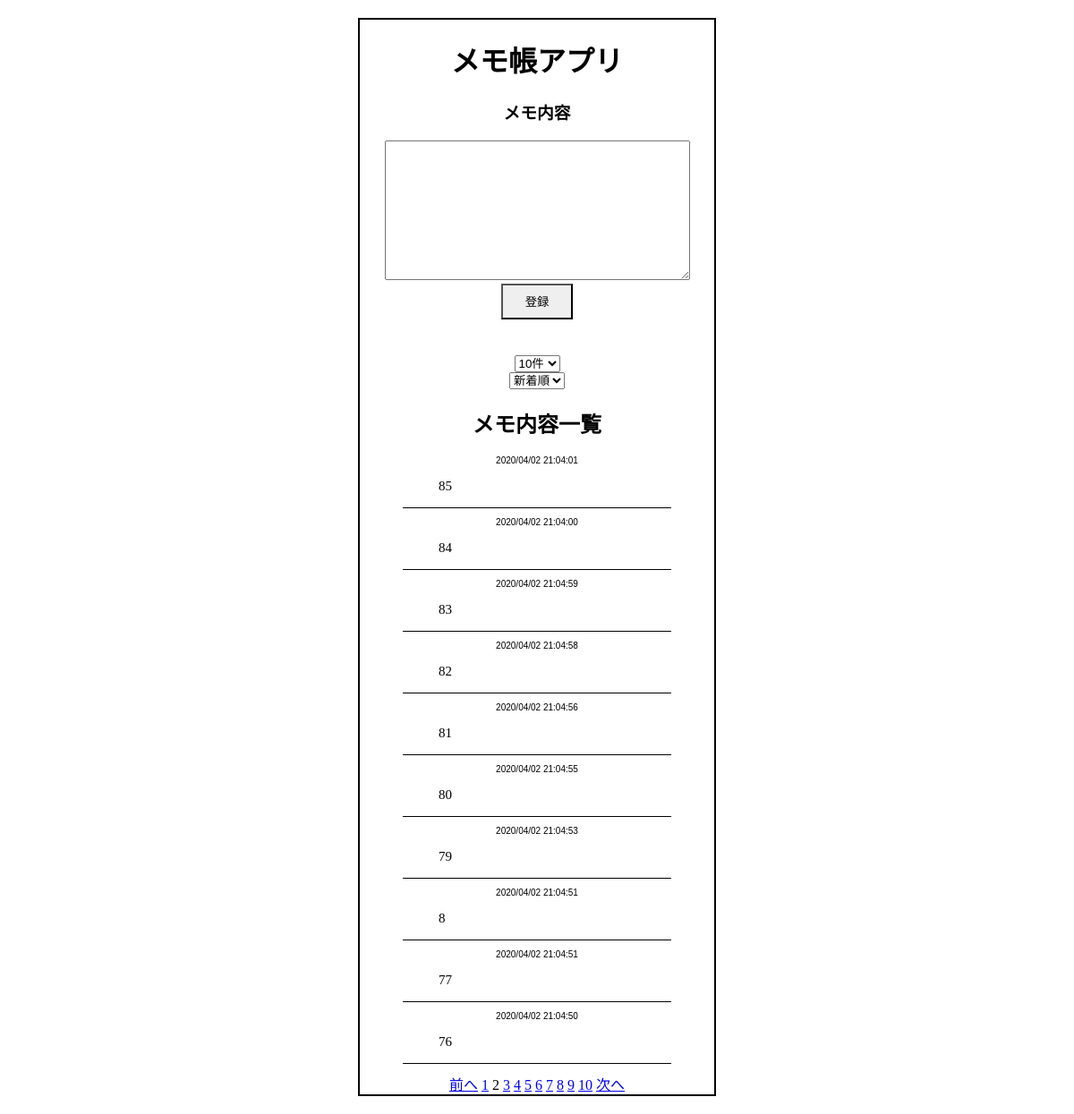
/2, run on the app's committed database.
### memo_app/models.py (models this page shows, shortened)
class Memo(models.Model):
    content = models.CharField(max_length=2000)
    update_datetime = models.DateTimeField(auto_now_add=True)

### memo_app/views.py (the view)
# urls.py: path('', views.index, name='index'),
def index(request, now_page=1):
    if 'record_number' in request.session:
        record_number = request.session['record_number']
    else:
        record_number = 10
    record_number_form = RecordNumberForm()
    record_number_form.initial = {'record_number': str(record_number)}
    if 'order_option' in request.session:
        order_option = request.session['order_option']
    else:
        order_option = 'new'
    order_option_form = SortForm()
    order_option_form.initial ={'order_option': str(order_option)}
    if order_option == 'new':
        memos = Memo.objects.all().order_by('update_datetime').reverse()
    else:
        memos = Memo.objects.all().order_by('update_datetime')
    page = Paginator(memos, record_number)
    params = {
        'page': page.get_page(now_page),
        'form': PostForm(),
        'record_number_form': record_number_form,
        'order_option_form': order_option_form,
}
    return render(request, 'index.html', params)

### memo_app/forms.py
class PostForm(forms.ModelForm):
    class Meta:
        model = Memo
        fields = ['content']
        widgets = {
            'content': forms.Textarea
        }

class RecordNumberForm(forms.Form):
    record_number = forms.ChoiceField(
        widget=forms.Select(attrs={'onchange': 'submit(this.form)'}),
        choices=CHOICE_FIELD_RECODE_NUMBERS
    )

### memo_app/templates/index.html (shortened to what this page needs)
 {% extends "layout.html" %}
 {% block content %}
    <h1>メモ帳アプリ</h1>
    <div class="memo-form">
      <h3>メモ内容</h3>
      <form action="{% url 'post' %}" method="post">
        <div class="text-memo">
          {{ form.content }}
        </div>
        <div class="post-form">
            <input id='submit-button' type="submit" value="登録" class="post-botton">
        </div>
      </form>
    </div>
    <form action="{% url 'set_record_number' %}" method="post">
        <div class="slct01">
            {{ record_number_form.record_number }}
        </div>
    </form>
    <form action="{% url 'set_order_option' %}" method="post">
        <div class="slct02">
            {{ order_option_form.order_option }}
        </div>
    </form>
  <div class="top_box">
    <h2>メモ内容一覧</h2>
    {% for memo in page %}
    <div class="memo_contents">
      <p class="time">{{ memo.update_datetime|date:"Y/m/d H:m:s" }}</p>
      <p class="contents">{{ memo.content }}</p>
    </div>
    {% endfor %}
  </div>
  <div class="pagination">
    {% if page.has_previous %}
    <a href="{% url 'index' %}{{ page.previous_page_number }}">前へ</a>
    {% endif %}
    {% for num in page.paginator.page_range %}
        {% if page.number == num %}
            <span class="current">{{ page.number }}</span>
        {% else %}
            <a href="{% url 'index' %}{{ num }}">{{ num }}</a>
        {% endif %}
    {% endfor %}
    {% if page.has_next %}
    <a href="{% url 'index' %}{{ page.next_page_number }}">次へ</a>
    {% endif %}
  </div>
</body>
{% endblock %}

### memo_app/static/style.css (style rules this page uses)
body { text-align:center; border:2px solid #000; margin:20px 400px; }
h1 { font-family:serif; }
.post-form { margin:0 auto; height:80px; }
#submit-button { height:40px; width:80px; border-radius: 0; }
.memo_contents { margin:10px auto; border-bottom: 0.5px solid #000; width:300px; }
.time { font-size: 10px; font-family: sans-serif; }
.contents { text-align:left; padding-left:40px; font-size: 15px; font-family:serif; }

### data on the page
Memo: update_datetime "2020/04/02 21:04:01", content "85"
Memo: update_datetime "2020/04/02 21:04:00", content "84"
Memo: update_datetime "2020/04/02 21:04:59", content "83"
Memo: update_datetime "2020/04/02 21:04:58", content "82"
Memo: update_datetime "2020/04/02 21:04:56", content "81"
Memo: update_datetime "2020/04/02 21:04:55", content "80"
Memo: update_datetime "2020/04/02 21:04:53", content "79"
Memo: update_datetime "2020/04/02 21:04:51", content "8"
Memo: update_datetime "2020/04/02 21:04:51", content "77"
Memo: update_datetime "2020/04/02 21:04:50", content "76"

### other printed values
{{ num }} "1" "3" "4" "5" "6" "7" "8" "9" "10"
{{ page.number }} "2"
